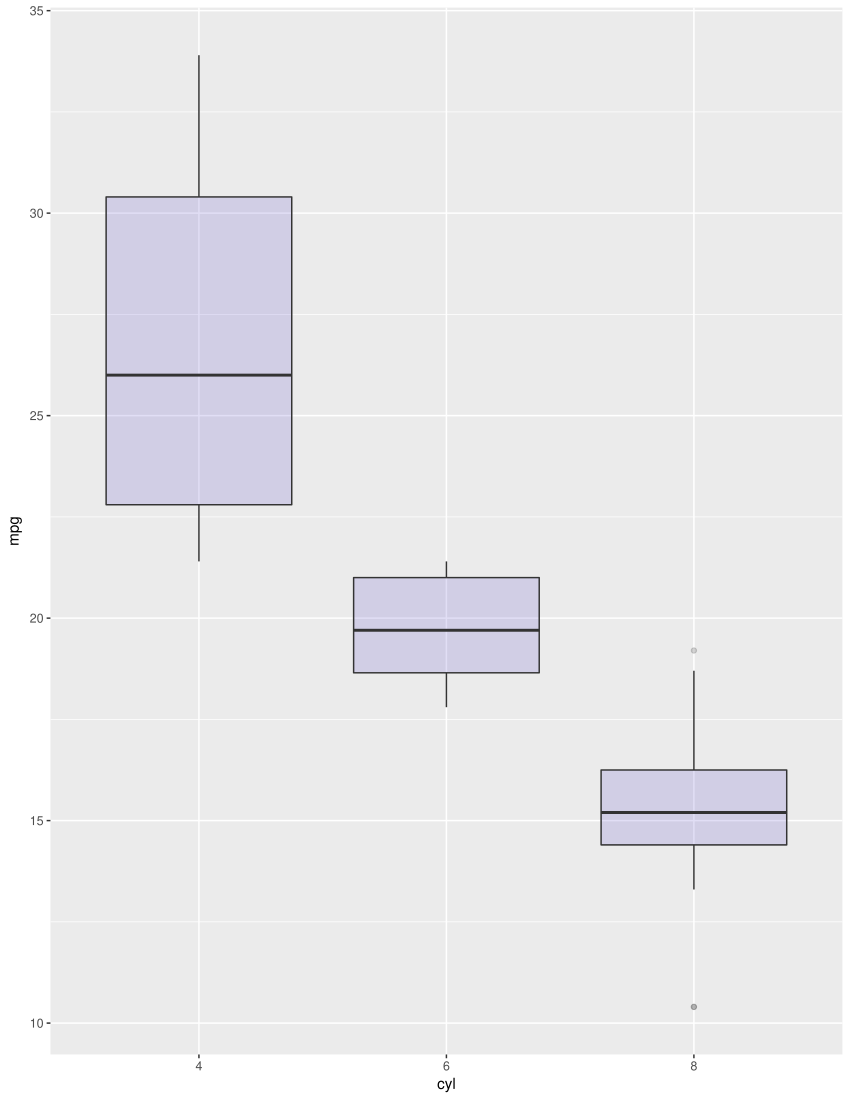

Write the R code that produced this figure.
# library
library(ggplot2)

# The mtcars dataset is proposed in R
head(mtcars)

# A really basic boxplot.
ggplot(mtcars, aes(x = as.factor(cyl), y = mpg)) + 
  geom_boxplot(fill = "slateblue", alpha = 0.2) + 
  xlab("cyl")

# source : https://www.r-graph-gallery.com/262-basic-boxplot-with-ggplot2/
